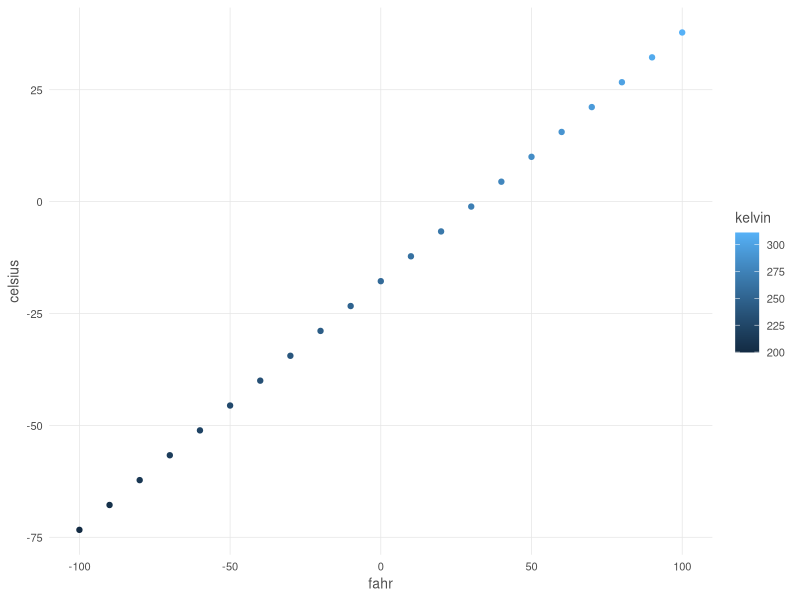

This chart was generated by the following R code:
## Function Workshop
## Nov 14, 2023
## Kristine Joy Chua

## Repeating yourself is bad b/c (1) waste of time, (2) open to risky errors, (3) asthetics, minor point


# Create vector airtemp
airtemp <- c(212, 20.3, 78, 32)

# Manual way to convert F --> C
celsius1 <- (airtemp[1] - 32) * 5/9

# Write function
#' Converting temperature values from Fahrenheit to Celsius
#'
#' @param fahr Numeric or numeric vector in degrees Fahrenheit
#'
#' @return Numeric or numeric vector in degrees Celsius
#' @export
#'
#' @examples
#' fahr_to_celsius(32)
#' fahr_to_celsius(c(32, 212,72)
#' 
fahr_to_celsius <- function(fahr) {
  celsius <- (fahr - 32) * 5/9
  
  return (celsius)
}

# Instead of writing the manual conversion, can use function
celsius4 <- fahr_to_celsius(airtemp[1])

# Can use function to get the entire vector with the converted temp
celsius <- fahr_to_celsius(airtemp)

# Exercise: Celsius to Farenheit
celsius_to_fahr <- function (celsius) {
  fahr <- (celsius * 9/5) + 32
  
  return (fahr)
}

fahr <- celsius_to_fahr(celsius)
airtemp == fahr

## Create a new function to convert temperatures to celsius and kelvin

convert_temps <- function(fahr) {
  celsius <- (fahr - 32) * 5/9
  kelvin <- celsius + 273.15
  return (list(fahr = fahr, celsius = celsius, kelvin = kelvin))
}

## Creating dataframe using function

temps_df <- data.frame(convert_temps(seq(-100, 100, 10))) # the data used is a list using values -100 to 100 in increments of 10

temp_df_test <- data.frame(convert_temps(fahr))


## Creating function with custom ggplot theme
custom_theme <- function(base_size = 9) {
  ggplot2::theme(
    text             = ggplot2::element_text(family = 'Helvetica', 
                                             color = 'gray30', 
                                             size = base_size),
    plot.title       = ggplot2::element_text(size = ggplot2::rel(1.25), 
                                             hjust = 0.5, 
                                             face = 'bold'),
    panel.background = ggplot2::element_blank(),
    panel.border     = ggplot2::element_blank(),
    panel.grid.minor = ggplot2::element_blank(),
    panel.grid.major = ggplot2::element_line(colour = 'grey90', 
                                             linewidth = 0.25),
    legend.position  = 'right',
    legend.key       = ggplot2::element_rect(colour = NA, 
                                             fill = NA),
    axis.ticks       = ggplot2::element_blank(),
    axis.line        = ggplot2::element_blank()
  )
}

library(ggplot2)

ggplot(temps_df, mapping = aes(x = fahr, y = celsius, color = kelvin)) +
  geom_point() +
  custom_theme(10) # can overwrite the base size number, changes the font
